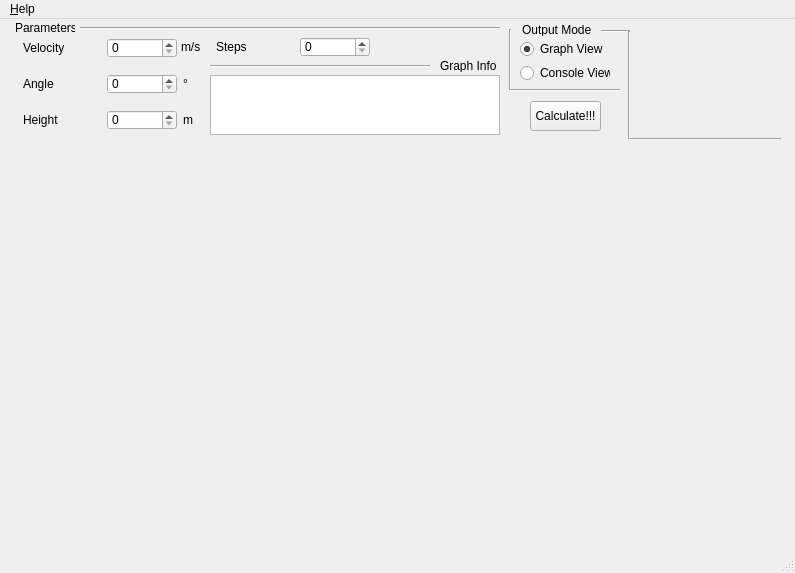
<?xml version="1.0" encoding="UTF-8"?>
<ui version="4.0">
 <class>MainWindow</class>
 <widget class="QMainWindow" name="MainWindow">
  <property name="geometry">
   <rect>
    <x>0</x>
    <y>0</y>
    <width>795</width>
    <height>573</height>
   </rect>
  </property>
  <property name="windowTitle">
   <string>Tristan's Projectile Motion Calculator!</string>
  </property>
  <widget class="QWidget" name="centralwidget">
   <widget class="QLabel" name="label">
    <property name="geometry">
     <rect>
      <x>23</x>
      <y>21</y>
      <width>70</width>
      <height>16</height>
     </rect>
    </property>
    <property name="text">
     <string>Velocity</string>
    </property>
   </widget>
   <widget class="QSpinBox" name="velspinBox">
    <property name="geometry">
     <rect>
      <x>107</x>
      <y>19</y>
      <width>70</width>
      <height>20</height>
     </rect>
    </property>
    <property name="maximum">
     <number>9999</number>
    </property>
   </widget>
   <widget class="QSpinBox" name="anglespinBox">
    <property name="geometry">
     <rect>
      <x>107</x>
      <y>55</y>
      <width>70</width>
      <height>20</height>
     </rect>
    </property>
    <property name="maximum">
     <number>9999</number>
    </property>
   </widget>
   <widget class="QLabel" name="label_2">
    <property name="geometry">
     <rect>
      <x>23</x>
      <y>57</y>
      <width>70</width>
      <height>16</height>
     </rect>
    </property>
    <property name="text">
     <string>Angle</string>
    </property>
   </widget>
   <widget class="QLabel" name="label_3">
    <property name="geometry">
     <rect>
      <x>181</x>
      <y>20</y>
      <width>49</width>
      <height>16</height>
     </rect>
    </property>
    <property name="text">
     <string>m/s</string>
    </property>
   </widget>
   <widget class="QLabel" name="label_4">
    <property name="geometry">
     <rect>
      <x>183</x>
      <y>57</y>
      <width>49</width>
      <height>16</height>
     </rect>
    </property>
    <property name="text">
     <string>°</string>
    </property>
   </widget>
   <widget class="QLabel" name="label_6">
    <property name="geometry">
     <rect>
      <x>183</x>
      <y>93</y>
      <width>49</width>
      <height>16</height>
     </rect>
    </property>
    <property name="text">
     <string>m</string>
    </property>
   </widget>
   <widget class="QSpinBox" name="heightspinBox">
    <property name="geometry">
     <rect>
      <x>107</x>
      <y>91</y>
      <width>70</width>
      <height>20</height>
     </rect>
    </property>
    <property name="maximum">
     <number>9999</number>
    </property>
   </widget>
   <widget class="QLabel" name="label_7">
    <property name="geometry">
     <rect>
      <x>23</x>
      <y>93</y>
      <width>70</width>
      <height>16</height>
     </rect>
    </property>
    <property name="text">
     <string>Height</string>
    </property>
   </widget>
   <widget class="QPushButton" name="pushButton">
    <property name="geometry">
     <rect>
      <x>530</x>
      <y>82</y>
      <width>71</width>
      <height>30</height>
     </rect>
    </property>
    <property name="text">
     <string>Calculate!!!</string>
    </property>
   </widget>
   <widget class="QLabel" name="label_8">
    <property name="geometry">
     <rect>
      <x>15</x>
      <y>3</y>
      <width>60</width>
      <height>12</height>
     </rect>
    </property>
    <property name="text">
     <string>Parameters</string>
    </property>
   </widget>
   <widget class="Line" name="line">
    <property name="geometry">
     <rect>
      <x>80</x>
      <y>8</y>
      <width>420</width>
      <height>3</height>
     </rect>
    </property>
    <property name="orientation">
     <enum>Qt::Horizontal</enum>
    </property>
   </widget>
   <widget class="QStackedWidget" name="stackedWidget">
    <property name="geometry">
     <rect>
      <x>2</x>
      <y>120</y>
      <width>781</width>
      <height>451</height>
     </rect>
    </property>
    <property name="currentIndex">
     <number>0</number>
    </property>
    <widget class="QWidget" name="page">
     <widget class="QLabel" name="label_5">
      <property name="geometry">
       <rect>
        <x>10</x>
        <y>0</y>
        <width>770</width>
        <height>440</height>
       </rect>
      </property>
      <property name="text">
       <string/>
      </property>
      <property name="pixmap">
       <pixmap resource="res.qrc">:/res/joni.png</pixmap>
      </property>
     </widget>
     <widget class="Line" name="line_4">
      <property name="geometry">
       <rect>
        <x>627</x>
        <y>-1</y>
        <width>150</width>
        <height>3</height>
       </rect>
      </property>
      <property name="orientation">
       <enum>Qt::Horizontal</enum>
      </property>
     </widget>
     <widget class="QFrame" name="horizontalFrame">
      <property name="geometry">
       <rect>
        <x>100</x>
        <y>10</y>
        <width>671</width>
        <height>401</height>
       </rect>
      </property>
      <layout class="QHBoxLayout" name="horizontalLayout"/>
     </widget>
    </widget>
    <widget class="QWidget" name="page_2">
     <widget class="QTextBrowser" name="textBrowser">
      <property name="geometry">
       <rect>
        <x>9</x>
        <y>3</y>
        <width>770</width>
        <height>430</height>
       </rect>
      </property>
     </widget>
    </widget>
   </widget>
   <widget class="QRadioButton" name="radioButton">
    <property name="geometry">
     <rect>
      <x>520</x>
      <y>45</y>
      <width>90</width>
      <height>18</height>
     </rect>
    </property>
    <property name="text">
     <string>Console View</string>
    </property>
    <attribute name="buttonGroup">
     <string notr="true">buttonGroup</string>
    </attribute>
   </widget>
   <widget class="QRadioButton" name="radioButton_2">
    <property name="geometry">
     <rect>
      <x>520</x>
      <y>21</y>
      <width>90</width>
      <height>18</height>
     </rect>
    </property>
    <property name="text">
     <string>Graph View</string>
    </property>
    <property name="checked">
     <bool>true</bool>
    </property>
    <attribute name="buttonGroup">
     <string notr="true">buttonGroup</string>
    </attribute>
   </widget>
   <widget class="QStackedWidget" name="stackedWidget_2">
    <property name="geometry">
     <rect>
      <x>629</x>
      <y>0</y>
      <width>160</width>
      <height>120</height>
     </rect>
    </property>
    <property name="currentIndex">
     <number>1</number>
    </property>
    <widget class="QWidget" name="page_3">
     <widget class="QLabel" name="label_9">
      <property name="geometry">
       <rect>
        <x>8</x>
        <y>1</y>
        <width>141</width>
        <height>111</height>
       </rect>
      </property>
      <property name="text">
       <string/>
      </property>
      <property name="pixmap">
       <pixmap resource="res.qrc">:/res/LCD-lowres.png</pixmap>
      </property>
     </widget>
    </widget>
    <widget class="QWidget" name="page_4">
     <widget class="QLabel" name="label_11">
      <property name="geometry">
       <rect>
        <x>10</x>
        <y>4</y>
        <width>141</width>
        <height>107</height>
       </rect>
      </property>
      <property name="text">
       <string/>
      </property>
      <property name="pixmap">
       <pixmap resource="res.qrc">:/res/IBM5155-chan-lowres.png</pixmap>
      </property>
     </widget>
    </widget>
   </widget>
   <widget class="QLabel" name="label_10">
    <property name="geometry">
     <rect>
      <x>522</x>
      <y>5</y>
      <width>90</width>
      <height>12</height>
     </rect>
    </property>
    <property name="text">
     <string>Output Mode</string>
    </property>
   </widget>
   <widget class="Line" name="line_2">
    <property name="geometry">
     <rect>
      <x>601</x>
      <y>11</y>
      <width>29</width>
      <height>3</height>
     </rect>
    </property>
    <property name="orientation">
     <enum>Qt::Horizontal</enum>
    </property>
   </widget>
   <widget class="Line" name="line_3">
    <property name="geometry">
     <rect>
      <x>628</x>
      <y>12</y>
      <width>3</width>
      <height>108</height>
     </rect>
    </property>
    <property name="orientation">
     <enum>Qt::Vertical</enum>
    </property>
   </widget>
   <widget class="Line" name="line_5">
    <property name="geometry">
     <rect>
      <x>630</x>
      <y>119</y>
      <width>151</width>
      <height>3</height>
     </rect>
    </property>
    <property name="orientation">
     <enum>Qt::Horizontal</enum>
    </property>
   </widget>
   <widget class="QSpinBox" name="stepspinBox">
    <property name="geometry">
     <rect>
      <x>300</x>
      <y>18</y>
      <width>70</width>
      <height>20</height>
     </rect>
    </property>
    <property name="maximum">
     <number>9999</number>
    </property>
   </widget>
   <widget class="QLabel" name="label_12">
    <property name="geometry">
     <rect>
      <x>216</x>
      <y>20</y>
      <width>70</width>
      <height>16</height>
     </rect>
    </property>
    <property name="text">
     <string>Steps</string>
    </property>
   </widget>
   <widget class="QTextBrowser" name="textBrowser_2">
    <property name="geometry">
     <rect>
      <x>210</x>
      <y>56</y>
      <width>290</width>
      <height>60</height>
     </rect>
    </property>
   </widget>
   <widget class="QLabel" name="label_13">
    <property name="geometry">
     <rect>
      <x>440</x>
      <y>41</y>
      <width>60</width>
      <height>12</height>
     </rect>
    </property>
    <property name="text">
     <string>Graph Info</string>
    </property>
   </widget>
   <widget class="Line" name="line_6">
    <property name="geometry">
     <rect>
      <x>210</x>
      <y>46</y>
      <width>220</width>
      <height>3</height>
     </rect>
    </property>
    <property name="orientation">
     <enum>Qt::Horizontal</enum>
    </property>
   </widget>
   <widget class="Line" name="line_7">
    <property name="geometry">
     <rect>
      <x>510</x>
      <y>70</y>
      <width>110</width>
      <height>3</height>
     </rect>
    </property>
    <property name="orientation">
     <enum>Qt::Horizontal</enum>
    </property>
   </widget>
   <widget class="Line" name="line_8">
    <property name="geometry">
     <rect>
      <x>509</x>
      <y>10</y>
      <width>3</width>
      <height>61</height>
     </rect>
    </property>
    <property name="orientation">
     <enum>Qt::Vertical</enum>
    </property>
   </widget>
  </widget>
  <widget class="QMenuBar" name="menubar">
   <property name="geometry">
    <rect>
     <x>0</x>
     <y>0</y>
     <width>795</width>
     <height>17</height>
    </rect>
   </property>
   <widget class="QMenu" name="menu_Help">
    <property name="title">
     <string>&amp;Help</string>
    </property>
    <addaction name="actionOnline_Help"/>
   </widget>
   <addaction name="menu_Help"/>
  </widget>
  <widget class="QStatusBar" name="statusbar"/>
  <action name="actionOnline_Help">
   <property name="text">
    <string>Online Help</string>
   </property>
  </action>
 </widget>
 <resources>
  <include location="res.qrc"/>
 </resources>
 <connections/>
 <buttongroups>
  <buttongroup name="buttonGroup"/>
 </buttongroups>
</ui>
